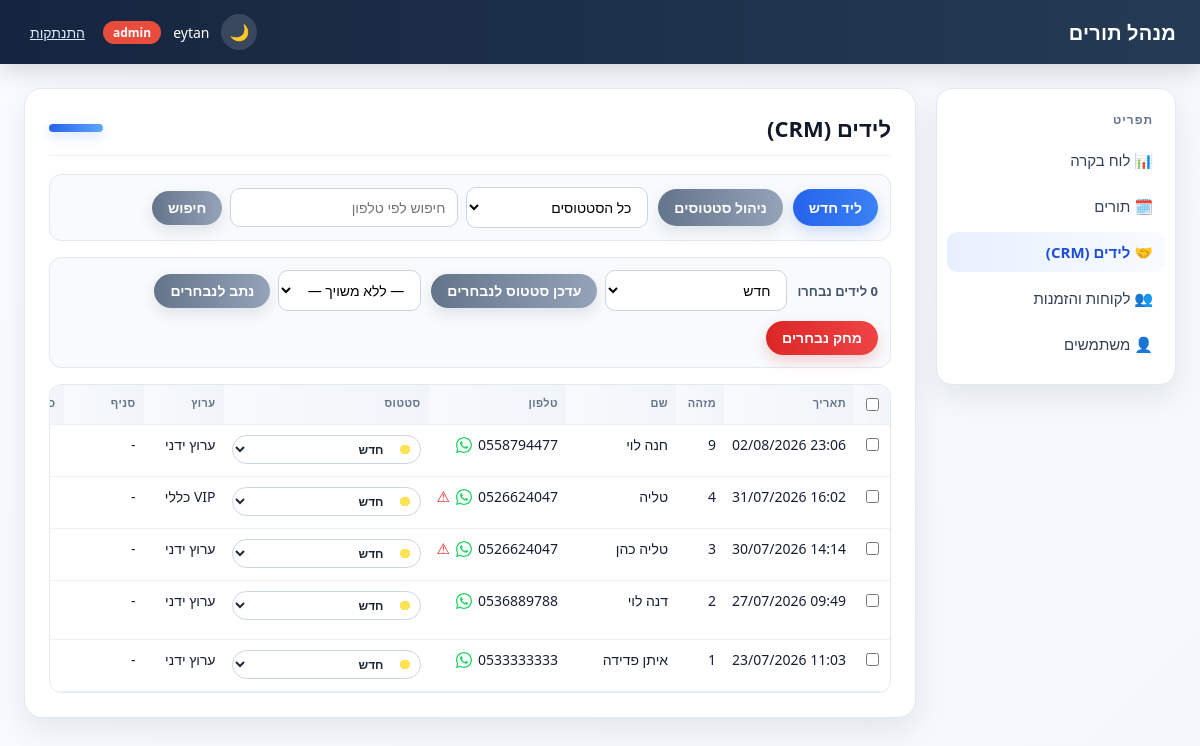
/leads/ (signed in), run on the app's committed database.
### tables this page shows
CREATE TABLE users (
                id INTEGER PRIMARY KEY AUTOINCREMENT,
                username TEXT UNIQUE NOT NULL,
                password_hash TEXT NOT NULL,
                salt TEXT NOT NULL,
                role TEXT NOT NULL
            , permissions TEXT DEFAULT '[]');

CREATE TABLE leads (
                id INTEGER PRIMARY KEY AUTOINCREMENT,
                full_name TEXT,
                phone TEXT,
                status TEXT,
                channel TEXT,
                assigned_user TEXT,
                routings_count INTEGER,
                sms_count INTEGER,
                notes TEXT,
                created_datetime_stamp TEXT,
                last_updated_datetime_stamp TEXT
            , branch TEXT);

### blueprints/leads.py (the view)
@bp.route("/")
@login_required
def list_leads():
    status = request.args.get("status", "")
    phone = request.args.get("phone", "").strip()
    show_my_only = request.args.get("mine", "0") == "1"
    repos = get_repos()
    current_user = session.get("user")
    current_username = current_user.get("username") if current_user else ""
    if phone:
        df = repos.leads.get_by_phone(phone)
    elif status:
        df = repos.leads.get_by_status(status)
    else:
        df = repos.leads.get_all()
    if show_my_only and current_user and current_user.get("role") != "admin":
        df = df[df["assigned_user"].fillna("") == current_username]
    elif current_user and current_user.get("role") != "admin":
        df = df[df["assigned_user"].fillna("") == current_username]
    all_leads = repos.leads.get_all()
    all_phone_counts = all_leads["phone"].fillna("").astype(str).str.strip()
    duplicate_phones = set(
        all_phone_counts[all_phone_counts != ""].value_counts()[lambda series: series > 1].index
    )
    users = to_records(repos.users.get_all()) if hasattr(repos, "users") else []
    lead_records = to_records(df)
    for record in lead_records:
        phone_value = (record.get("phone") or "").strip()
        record["is_duplicate_phone"] = bool(phone_value and phone_value in duplicate_phones)
    return render_template(
        "leads/list.html",
        leads=lead_records,
        statuses=repos.lead_statuses.get_names(),
        status_colors=repos.lead_statuses.get_color_map(),
        default_status_color=DEFAULT_STATUS_COLOR,
        status=status,
        phone=phone,
        users=users,
        show_my_only=show_my_only,
    )

### app.py (called while the page is built)
@app.context_processor
def inject_template_globals():
    return {
        "csrf_token": generate_csrf_token(),
        "current_user": current_user(),
        "ROLE_ADMIN": roles.ADMIN,
        "ROLE_USER": roles.USER,
    }

### auth.py (called while the page is built)
def generate_csrf_token():
    if "csrf_token" not in session:
        session["csrf_token"] = secrets.token_hex(16)
    return session["csrf_token"]

def validate_csrf():
    if request.method != "POST":
        return
    token = session.get("csrf_token")
    submitted = request.form.get("csrf_token", "")
    if not token or not secrets.compare_digest(token, submitted):
        abort(400)

def current_user():
    return session.get("user")

def login_required(view):
    @wraps(view)
    def wrapped(*args, **kwargs):
        if current_user() is None:
            return redirect(url_for("auth.login"))
        return view(*args, **kwargs)
    return wrapped

### db_context.py (called while the page is built)
def get_conn():
    if "db_conn" not in g:
        g.db_conn = sqlite3.connect(DB_FILE, timeout=10)
    return g.db_conn

def get_repos():
    if "repos" not in g:
        conn = get_conn()
        appointments = AppointmentRepository(conn)
        g.repos = SimpleNamespace(
            appointments=appointments,
            availability=AvailabilityService(appointments),
            leads=LeadRepository(conn),
            lead_statuses=LeadStatusRepository(conn),
            customers=CustomerRepository(conn),
            invoices=InvoiceRepository(conn),
            users=UserRepository(conn),
            id_sequence=IdSequence(conn),
        )
    return g.repos

def init_app(app):
    @app.teardown_appcontext
    def close_conn(exception):
        conn = g.pop("db_conn", None)
        if conn is not None:
            conn.close()

### id_sequence.py (called while the page is built)
    def _seed_if_empty(self):
        count = self.conn.execute("SELECT COUNT(*) FROM id_sequence").fetchone()[0]
        if count > 0:
            return
        max_existing = self._max_existing_id()
        if max_existing > 0:
            self.conn.execute("INSERT INTO id_sequence (id) VALUES (?)", (max_existing,))
            self.conn.commit()

### lead_repository.py (called while the page is built)
    def get_all(self):
        return pd.read_sql_query(f"SELECT * FROM {TABLE_NAME} ORDER BY id DESC", self.conn)

### lead_status_repository.py (called while the page is built)
    def get_all(self):
        return pd.read_sql_query(f"SELECT * FROM {TABLE_NAME} ORDER BY id", self.conn)

    def get_names(self):
        return self.get_all()["name"].tolist()

    def get_color_map(self):
        df = self.get_all()
        return dict(zip(df["name"], df["color"]))

### templates/leads/list.html (shortened to what this page needs)
{% extends "base.html" %}
{% block page_heading %}לידים (CRM){% endblock %}
{% block content %}
<div class="toolbar">
    <a href="{{ url_for('leads.new_lead') }}" class="btn">ליד חדש</a>
    {% if current_user.role == ROLE_ADMIN %}
    <a href="{{ url_for('leads.manage_statuses') }}" class="btn btn-secondary">ניהול סטטוסים</a>
    {% endif %}
    <form method="get" class="toolbar-actions">
        <select name="status" onchange="this.form.submit()">
            <option value="">כל הסטטוסים</option>
        </select>
        <input type="text" name="phone" placeholder="חיפוש לפי טלפון" value="{{ phone }}">
        <button type="submit" class="btn btn-secondary">חיפוש</button>
    </form>
</div>
{% if leads %}
<div class="toolbar bulk-actions-bar">
    <span id="bulk-selected-count" class="bulk-count">0 לידים נבחרו</span>
    <form method="post" action="{{ url_for('leads.bulk_update_status') }}" id="bulk-status-form">
        <select name="status" required>
            {% for s in statuses %}
            <option value="{{ s }}">{{ s }}</option>
            {% endfor %}
        </select>
        <button type="submit" class="btn btn-secondary">עדכן סטטוס לנבחרים</button>
    </form>
    <form method="post" action="{{ url_for('leads.bulk_assign') }}" id="bulk-assign-form">
        <select name="assigned_user">
            <option value="">— ללא משויך —</option>
        </select>
        <button type="submit" class="btn btn-secondary">נתב לנבחרים</button>
    </form>
    {% if current_user.role == ROLE_ADMIN %}
    <form method="post" action="{{ url_for('leads.bulk_delete') }}" id="bulk-delete-form"
          onsubmit="return confirm('האם אתה בטוח שברצונך למחוק את הלידים שנבחרו?');">
        <button type="submit" class="btn btn-danger">מחק נבחרים</button>
    </form>
    {% endif %}
</div>
<div class="table-scroll">
    <table class="leads-table">
        <thead>
            <tr>
                <th class="col-select"><input type="checkbox" id="select-all-checkbox"></th>
                <th class="col-created">תאריך</th>
                <th class="col-id">מזהה</th>
                <th class="col-name">שם</th>
                <th class="col-phone">טלפון</th>
                <th class="col-status">סטטוס</th>
                <th class="col-channel">ערוץ</th>
                <th class="col-branch">סניף</th>
                <th class="col-routings">כמות ניתובים</th>
            </tr>
        </thead>
        <tbody>
            {% for lead in leads %}
            <tr>
                <td class="col-select"><input type="checkbox" class="lead-select-checkbox" value="{{ lead.id }}"></td>
                <td class="col-created">{{ lead.created_datetime_stamp | format_lead_datetime }}</td>
                <td class="col-id">{{ lead.id }}</td>
                <td class="col-name">{{ lead.full_name }}</td>
                <td class="col-phone">
                    <span class="phone-cell">
                        <span>{{ lead.phone }}</span>
                        {% if lead.phone %}
                        <a href="{{ lead.phone | whatsapp_link }}" target="_blank" rel="noopener" class="whatsapp-icon" title="פתח בוואטסאפ" aria-label="פתח בוואטסאפ">
                        </a>
                        {% endif %}
                        {% if lead.is_duplicate_phone %}
                        <span class="duplicate-phone" title="מספר טלפון כפול">⚠</span>
                        {% endif %}
                    </span>
                </td>
                <td class="col-status">
                    <form method="post" action="{{ url_for('leads.update_status', lead_id=lead.id) }}">
                        <select name="status" class="status-select" style="--status-color: {{ status_colors.get(lead.status, default_status_color) }};" onchange="this.form.submit()">
                            {% for s in statuses %}
                            <option value="{{ s }}" style="background: {{ status_colors.get(s, default_status_color) }}; color: #fff;" {{ "selected" if s == lead.status else "" }}>{{ s }}</option>
                            {% endfor %}
                        </select>
                    </form>
                </td>
                <td class="col-channel">{{ lead.channel }}</td>
                <td class="col-branch">{{ lead.branch or '-' }}</td>
                <td class="col-routings">{{ lead.routings_count or 0 }}</td>
            </tr>
            {% endfor %}
        </tbody>
    </table>
</div>
{% else %}
<p class="empty-state">לא נמצאו לידים.</p>
{% endif %}
{% endblock %}

### templates/base.html (shortened to what this page needs)
<!DOCTYPE html>
<html lang="he" dir="rtl">
<head>
    <link rel="stylesheet" href="{{ url_for('static', filename='style.css') }}">
</head>
<body>
    <div class="app-shell">
        <div class="topbar">
            <div class="brand">מנהל תורים</div>
            <div class="topbar-user">
                {% if current_user %}
                    <button type="button" class="theme-toggle" id="theme-toggle" aria-label="החלף מצב צבע">🌙</button>
                    <span>{{ current_user.username }}</span>
                    <span class="badge {{ role_badge_class(current_user.role) }}">{{ current_user.role }}</span>
                    <form method="post" action="{{ url_for('auth.logout') }}">
                        <button type="submit" class="link-button">התנתקות</button>
                    </form>
                {% endif %}
            </div>
        </div>
        <div class="layout">
            <div class="sidebar">
                <div class="sidebar-title">תפריט</div>
                <a href="{{ url_for('index') }}"
                   class="{{ 'active' if request.path == '/' else '' }}">📊 לוח בקרה</a>
                <a href="{{ url_for('appointments.list_appointments') }}"
                   class="{{ 'active' if request.path.startswith('/appointments') else '' }}">🗓️ תורים</a>
                <a href="{{ url_for('leads.list_leads') }}"
                   class="{{ 'active' if request.path.startswith('/leads') else '' }}">🤝 לידים (CRM)</a>
                <a href="{{ url_for('customers.list_customers') }}"
                   class="{{ 'active' if request.path.startswith('/customers') else '' }}">👥 לקוחות והזמנות</a>
                {% if current_user and current_user.role == ROLE_ADMIN %}
                <a href="{{ url_for('users.list_users') }}"
                   class="{{ 'active' if request.path.startswith('/users') else '' }}">👤 משתמשים</a>
                {% endif %}
            </div>
            <div class="content">
                <div class="card">
                    <div class="card-header">
                        <h1>{% block page_heading %}{% endblock %}</h1>
                        <div class="card-accent"></div>
                    </div>
                    {% block content %}{% endblock %}
                </div>
            </div>
        </div>
    </div>
</body>
</html>

### data on the page
users: username "eytan"
leads: created_datetime_stamp "23:06 02/08/2026", id "9", full_name "חנה לוי", phone "0558794477", channel "ערוץ ידני", branch "-"
leads: created_datetime_stamp "16:02 31/07/2026", id "4", full_name "טליה", phone "0526624047", channel "VIP כללי", branch "-"
leads: created_datetime_stamp "14:14 30/07/2026", id "3", full_name "טליה כהן", phone "0526624047", channel "ערוץ ידני", branch "-"
leads: created_datetime_stamp "09:49 27/07/2026", id "2", full_name "דנה לוי", phone "0536889788", channel "ערוץ ידני", branch "-"
leads: created_datetime_stamp "11:03 23/07/2026", id "1", full_name "איתן פדידה", phone "0533333333", channel "ערוץ ידני", branch "-"

### other printed values
{{ current_user.role }} "admin"
form field status "חדש"
